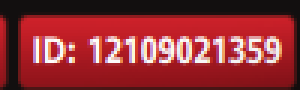
#> input picture roi_106_28_100_30.png, 100 x 30 px (shown 3 times larger)
$ python -i stackefectivo.py   (imports and definitions only)
#> lines starting #> are read from the running program, lines starting #| are printed output that depends on the picture; after the words box and inside, x2 and y2 are one past the last pixel; in counts of white or black regions, pixels touching at a corner belong together
# C:\Users\Usuario\Desktop\proyectos\poker_boss\modules\ocr\stackefectivo.py

from __future__ import annotations

# Alias for orchestrator/test compatibility (must be at module level for patching)
# Place at end of file to ensure patching works
def read_stackefectivo(*args, **kwargs):
    return read_stack_efectivo(*args, **kwargs)

# OCR stack efectivo (numeros) en ROI relativo.
# Basado en encontrar_stackefectivo.py (legacy) pero con mejoras de robustez.

import os
import re
from dataclasses import dataclass
from typing import Dict, Tuple, Optional, Any

import cv2
import numpy as np

try:
    import pytesseract
except Exception:  # pragma: no cover
    pytesseract = None  # type: ignore

from modules.ocr import tess_counter

ROI_REL_DEFAULT: Tuple[int, int, int, int] = (265, 472, 72, 42)  # dx,dy,w,h

@dataclass(frozen=True)
class StackOCRResult:
    ok: bool
    value: float
    raw_text: str
    roi: Tuple[int, int, int, int]
    method: str
    error: str = ""

# [11 lines left out: function _safe_crop, not called in this run]

def _preprocess_variants(gray: np.ndarray) -> Dict[str, np.ndarray]:
    """
    Devuelve varias binarizaciones para probar OCR.
    """
    variants: Dict[str, np.ndarray] = {}

    # Denoise suave
    den = cv2.medianBlur(gray, 3)

    # 1) legacy fixed threshold
    _, thr_fixed = cv2.threshold(den, 100, 255, cv2.THRESH_BINARY)
    variants["fixed_100"] = thr_fixed

    # 2) Otsu
    _, thr_otsu = cv2.threshold(den, 0, 255, cv2.THRESH_BINARY + cv2.THRESH_OTSU)
    variants["otsu"] = thr_otsu

    # 3) Adaptive
    thr_adapt = cv2.adaptiveThreshold(
        den, 255, cv2.ADAPTIVE_THRESH_GAUSSIAN_C, cv2.THRESH_BINARY, 11, 2
    )
    variants["adaptive"] = thr_adapt

    # Morfología ligera para limpiar puntos
    kernel = np.ones((2, 2), np.uint8)
    for k, v in list(variants.items()):
        opened = cv2.morphologyEx(v, cv2.MORPH_OPEN, kernel, iterations=1)
        variants[f"{k}_open"] = opened

    return variants

_FLOAT_RE = re.compile(r"(\d+(?:[.,]\d+)?)")

# [124 lines left out: functions _parse_float, read_stack_efectivo, not called in this run]

>>> import cv2
>>> picture = cv2.imread('../../roi_106_28_100_30.png', cv2.IMREAD_GRAYSCALE)
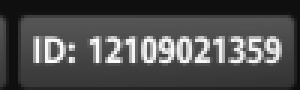
#> picture: shape (30, 100) (shown 3 times larger); min 13, max 254, mean 76.6
>>> result = _preprocess_variants(picture)
#> in _preprocess_variants, `den = cv2.medianBlur(gray, 3)`:
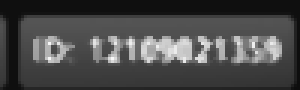
#> den: shape (30, 100) (shown 3 times larger); min 13, max 248, mean 73.4
#> in _preprocess_variants, `_, thr_fixed = cv2.threshold(den, 100, 255, cv2.THRESH_BINARY)`:
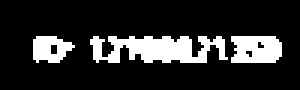
#> thr_fixed: shape (30, 100) (shown 3 times larger); 16.8% white; 3 white regions, box (x1, y1, x2, y2) and area: (30, 12, 76, 21) 283, (77, 12, 94, 21) 134, (11, 12, 25, 21) 88
#> in _preprocess_variants, `_, thr_otsu = cv2.threshold(den, 0, 255, cv2.THRESH_BINARY + cv2.THRES..`:
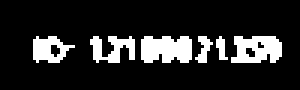
#> thr_otsu: shape (30, 100) (shown 3 times larger); 15.2% white; 6 white regions (1 under 20 px), largest, box (x1, y1, x2, y2) and area: (47, 12, 64, 21) 133, (77, 12, 94, 21) 118, (30, 12, 45, 21) 80, (11, 12, 25, 21) 77, (65, 12, 71, 21) 28
#> in _preprocess_variants, `thr_adapt = cv2.adaptiveThreshold( den, 255, cv2.ADAPTIVE_THRESH_GAUSS..`:
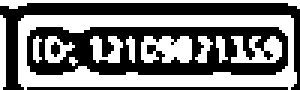
#> thr_adapt: shape (30, 100) (shown 3 times larger); 48.8% white; 12 white regions (3 under 20 px), largest, box (x1, y1, x2, y2) and area: (6, 5, 99, 30) 884, (47, 12, 64, 21) 118, (0, 0, 100, 3) 117
#> the loop in _preprocess_variants, `for k, v in list(variants.items()):` made 3 passes
#> k on passes 1 to 3: 'fixed_100', 'otsu', 'adaptive'
#> pass 1, in _preprocess_variants, `opened = cv2.morphologyEx(v, cv2.MORPH_OPEN, kernel, iterations=1)`:
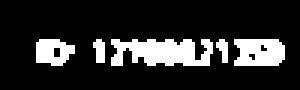
#> opened: shape (30, 100) (shown 3 times larger); 16.5% white; 5 white regions, box (x1, y1, x2, y2) and area: (37, 13, 71, 22) 231, (78, 13, 95, 22) 133, (12, 13, 25, 22) 86, (31, 13, 35, 21) 25, (72, 13, 76, 21) 21
#> pass 3, in _preprocess_variants, `opened = cv2.morphologyEx(v, cv2.MORPH_OPEN, kernel, iterations=1)`:
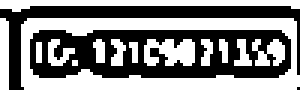
#> opened: shape (30, 100) (shown 3 times larger); 51.8% white; 3 black regions (1 under 20 px), largest, box (x1, y1, x2, y2) and area: (10, 10, 97, 26) 939, (0, 2, 100, 30) 505
#> after the loop in _preprocess_variants, `for k, v in list(variants.items()):`: variants = 6 items
#> result = 6 items
